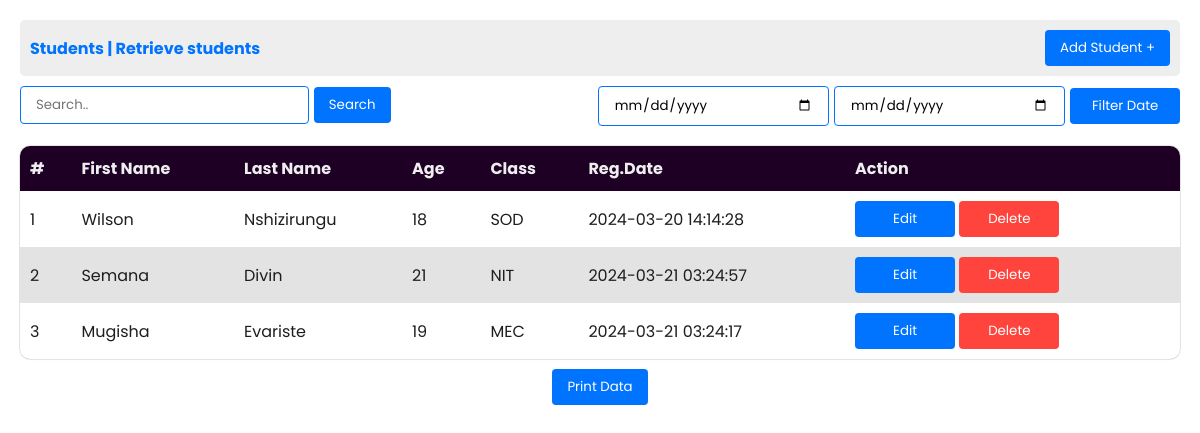
The app's page /CRUD/select.php with its own data.
### tables this page shows
CREATE TABLE `students` (
  `id` int(11) NOT NULL,
  `firstName` varchar(255) NOT NULL,
  `lastName` varchar(100) NOT NULL,
  `age` int(11) NOT NULL,
  `class` varchar(100) NOT NULL,
  `registrationDate` timestamp NOT NULL DEFAULT current_timestamp() ON UPDATE current_timestamp()
);

### CRUD/select.php (the view, shortened to what this page needs)
<!DOCTYPE html>
<html lang="en">
<head>
    <link rel="stylesheet" href="style.css">
</head>
<body class="retrieve">
    <header class="onPrintHide">
        <div class="title">
            <h4>Students | Retrieve students</h4>
            <a href="index.php"><button>Add Student +</button></a>
        </div>
        <nav>
            <div class="search">
                <form action="" method="post">
                    <input type="text" required name="search" placeholder="Search..">
                    <button type="submit" name="searchB">Search</button>
                </form>
            </div>
            <div class="filter">
                <form action="" method="post">
                    <input type="date" required name="sDate" id="">
                    <input type="date" required name="eDate" id="">
                    <button type="submit" name="filter">Filter Date</button>
                </form>
            </div>
        </nav>
    </header>
    <?php
    include("conn.php");
    $getData = "SELECT * FROM students";
    $execute = mysqli_query($conn, $getData);
    ?>
    <main>
        <table>
            <tr>
                <th>#</th>
                <th>First Name</th>
                <th>Last Name</th>
                <th>Age</th>
                <th>Class</th>
                <th>Reg.Date</th>
                <th class="onPrintHide">Action</th>
            </tr>
            <?php
                if(mysqli_num_rows($execute) < 1){
            ?>
            <tr>
                <td colspan="7" class="noData">No Data Found!</td>
            </tr>
            <?php
                }else{
                    $count = 1;
                    while($row = mysqli_fetch_assoc($execute)){
            ?>
            <tr>
                <td><?php echo $count++ ?></td>
                <td><?php echo $row["firstName"] ?></td>
                <td><?php echo $row["lastName"] ?></td>
                <td><?php echo $row["age"] ?></td>
                <td><?php echo $row["class"] ?></td>
                <td><?php echo $row["registrationDate"] ?></td>
                <td class="onPrintHide action">
                    <a href="update.php?id=<?php echo $row["id"]?>"><button class="edit">Edit</button></a>
                    <a href="?deleteId=<?php echo $row["id"]?>"><button class="delete">Delete</button></a>
                </td>
            </tr>
            <?php
                    }
                }
            ?>
        </table>
        <div class="print onPrintHide">
            <button onclick="print()">Print Data</button>
        </div>
    </main>
</body>
</html>

### CRUD/style.css (style rules this page uses)
* { margin: 0; padding: 0; box-sizing: border-box; font-family: "Poppins", sans-serif; -webkit-print-color-adjust: exact; print-color-adjust: exact; }
input { outline: none; padding: 8px 15px; border-radius: 4px; border: none; border: solid 1px rgb(0, 115, 255); width: 100%; }
.retrieve { padding: 20px; }
.retrieve header .title { background-color: #eee; padding: 10px; display: flex; justify-content: space-between; align-items: center; margin-bottom: 10px; border-radius: 5px; }
.retrieve header .title h4 { color: rgb(0, 115, 255) }
.retrieve header .title button { padding: 8px 15px; border: none; background-color: rgb(0, 115, 255); border-radius: 4px; color: white; }
.retrieve header nav { display: flex; justify-content: space-between; }
.retrieve main { margin-top: 20px; }
.retrieve main table { box-shadow: 0 0 1px .5px rgb(202, 202, 202); width: 100%; border-collapse: collapse; border-radius: 10px; overflow: hidden; }
.retrieve main table tr th, td { padding: 10px; color: rgb(30, 30, 30); text-align: left; }
.retrieve main table tr:nth-child(1) th { color: #eee; background-color: rgb(30, 0, 37); }
.retrieve main table tr:nth-child(odd) { background-color: rgb(227, 227, 227); }
.retrieve .print { display: flex; justify-content: center; margin-top: 10px; }
.retrieve button { padding: 8px 15px; border: none; background-color: rgb(0, 115, 255); border-radius: 4px; color: white; cursor: pointer; }

### records on screen
students: firstName "Wilson", lastName "Nshizirungu", age "18", class "SOD", registrationDate "2024-03-20 14:14:28"
students: firstName "Semana", lastName "Divin", age "21", class "NIT", registrationDate "2024-03-21 03:24:57"
students: firstName "Mugisha", lastName "Evariste", age "19", class "MEC", registrationDate "2024-03-21 03:24:17"
